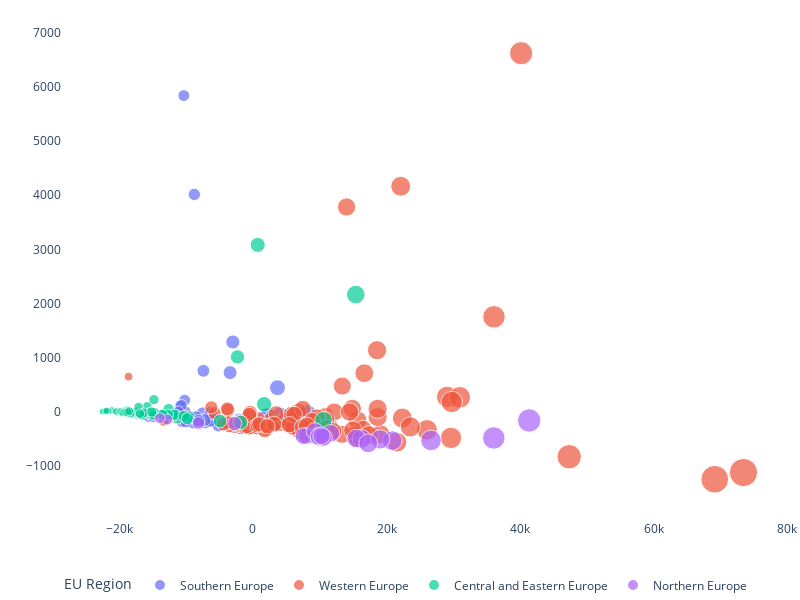

Notebook code cell kept with this figure:
### Code cell
cols_num = ['GDP per Capita', 'Unemployment %',
            'Life Expectancy', 'Doctors per 100000',
            'Fatal Road Accidents per Million',
            'Tertiary Educational Attainment %',
            'Population Density', 'People at Risk of Poverty %',
            'Regular Internet Users %']

pca = PCA(n_components = 2)
components = pca.fit_transform(df[cols_num])
total_var = pca.explained_variance_ratio_.sum() * 100

df_ = df.join(pd.DataFrame(components, index = df.index))
df_.reset_index(inplace = True)

fig = px.scatter(df_, x=0, y=1, color=df_['EU Region'],
                 width = 800, height = 600, size = 'GDP per Capita',
                 hover_data = ['region_name', 'GDP per Capita'])

fig.update_layout(  margin={"r":1,"t":15,"l":1,"b":1},
                    plot_bgcolor = '#FFFFFF',
                    legend = dict(orientation = 'h', yanchor = 'top'),
                    yaxis_title='', xaxis_title='',
                    title = "")

hovertemplate = '%{customdata[0]}' 
fig.update_traces(hovertemplate=hovertemplate)
                
fig.show()

### Figure 1 — Plotly figure (JSON) as saved in the notebook; plotly's stock layout.template omitted (floating-point values rounded to 4 significant figures; data arrays with more than 128 entries replaced by an {"elided": "..."} marker saying what was removed)
{"data": [{"customdata": [["Abruzzo", 24000], ["Alentejo", 17700], ["Algarve", 19900], ["Andalucía", 17700], ["Aragón", 26500], ["Aνατολική Μακεδονία, Θράκη (Anatoliki Makedonia, Thraki)", 10900], ["Aττική (Attiki)", 20900], ["Basilicata", 21200], ["Calabria", 16500], ["Campania", 18100], ["Canarias", 17400], ["Cantabria", 22100], ["Castilla y León", 23200], ["Castilla-La Mancha", 19400], ["Cataluña", 27800], ["Centro (PT)", 17300], ["Ciudad de Ceuta", 19500], ["Ciudad de Melilla", 17900], ["Comunidad Foral de Navarra", 29300], ["Comunidad de Madrid", 32000], ["Comunitat Valenciana ", 20800], ["Emilia-Romagna", 33600], ["Extremadura", 18300], ["Friuli-Venezia Giulia", 30600], ["Galicia", 21900], ["Illes Balears", 22000], ["La Rioja", 25700], ["Lazio", 32400], ["Liguria", 30300], ["Lombardia", 36500], ["Malta", 25300], ["Marche", 26300], ["Molise", 20500], ["Norte", 16900], ["País Vasco", 30400], ["Piemonte", 29400], ["Principado de Asturias", 21100], ["Provincia Autonoma di Bolzano/Bozen", 44400], ["Provincia Autonoma di Trento", 36900], ["Puglia", 18200], ["Região Autónoma da Madeira", 17600], ["Região Autónoma dos Açores", 17100], ["Región de Murcia", 19800], ["Sardegna", 20200], ["Sicilia", 17200], ["Toscana", 30100], ["Umbria", 24700], ["Valle d’Aosta/Vallée d’Aoste", 36300], ["Veneto", 31200], ["Área Metropolitana de Lisboa", 24900], ["Ήπειρος (Ipeiros)", 11200], ["Βόρειο Αιγαίο (Voreio Aigaio)", 10100], ["Δυτική Ελλάδα (Dytiki Ellada)", 11400], ["Δυτική Μακεδονία (Dytiki Makedonia)", 12600], ["Θεσσαλία (Thessalia)", 12200], ["Ιόνια Νησιά (Ionia Nisia)", 13800], ["Κεντρική Μακεδονία (Kentriki Makedonia)", 12100], ["Κρήτη (Kriti)", 12800], ["Κύπρος (Kypros)", 24200], ["Νότιο Αιγαίο (Notio Aigaio)", 15600], ["Πελοπόννησος (Peloponnisos)", 13400], ["Στερεά Ελλάδα (Sterea Ellada)", 15100]], "hovertemplate": "%{customdata[0]}", "legendgroup": "Southern Europe", "marker": {"color": "#636efa", "size": [24000, 17700, 19900, 17700, 26500, 10900, 20900, 21200, 16500, 18100, 17400, 22100, 23200, 19400, 27800, 17300, 19500, 17900, 29300, 32000, 20800, 33600, 18300, 30600, 21900, 22000, 25700, 32400, 30300, 36500, 25300, 26300, 20500, 16900, 30400, 29400, 21100, 44400, 36900, 18200, 17600, 17100, 19800, 20200, 17200, 30100, 24700, 36300, 31200, 24900, 11200, 10100, 11400, 12600, 12200, 13800, 12100, 12800, 24200, 15600, 13400, 15100], "sizemode": "area", "sizeref": 254.5, "symbol": "circle"}, "mode": "markers", "name": "Southern Europe", "orientation": "v", "showlegend": true, "type": "scatter", "x": [-4336.0, -10640.0, -8436.0, -10640.0, -1837.0, -17440.0, -7423.0, -7136.0, -11830.0, -10230.0, -10930.0, -6236.0, -5137.0, -8937.0, -534.3, -11040.0, -8778.0, -10350.0, 963.2, 3674.0, -7534.0, 5264.0, -10040.0, 2264.0, -6436.0, -6334.0, -2637.0, 4067.0, 1966.0, 8167.0, -3015.0, -2035.0, -7836.0, -11430.0, 2066.0, 1064.0, -7236.0, 16060.0, 8562.0, -10130.0, -10730.0, -11240.0, -8535.0, -8136.0, -11130.0, 1764.0, -3636.0, 7962.0, 2866.0, -3423.0, -17140.0, -18240.0, -16940.0, -15740.0, -16140.0, -14540.0, -16230.0, -15530.0, -4136.0, -12740.0, -14940.0, -13240.0], "xaxis": "x", "y": [-165.8, -181.5, -141.5, -103.9, -290.6, -59.69, 756.8, -194.8, -57.73, 215.8, 102.9, -146.6, -248.6, -202.3, -98.82, -112.3, 4013.0, 5838.0, -292.7, 445.4, -27.32, -217.6, -185.9, -218.8, -163.8, -19.91, -250.3, -58.27, -88.28, -25.73, 1290.0, -158.2, -170.6, -15.49, -66.56, -191.0, -150.8, -500.2, -380.2, -1.169, 120.3, -88.64, -95.14, -163.9, 0.02299, -207.7, -189.8, -419.9, -107.2, 724.2, -64.51, -38.92, -51.03, -103.0, -68.42, -52.72, -14.35, -48.75, -193.7, -106.6, -104.6, -131.7], "yaxis": "y"}, {"customdata": {"elided": "101x2 mixed values"}, "hovertemplate": "%{customdata[0]}", "legendgroup": "Western Europe", "marker": {"color": "#EF553B", "size": [31000, 29600, 35100, 27000, 26400, 42300, 27900, 29700, 47400, 46900, 29400, 30200, 27800, 27800, 29100, 25500, 50700, 38300, 31500, 31800, 41700, 75700, 34300, 25500, 38100, 32300, 39200, 34400, 39700, 22600, 15000, 64400, 39300, 27600, 57400, 44000, 36300, 33700, 36900, 43200, 22100, 25600, 33300, 40500, 24800, 24300, 101800, 28600, 24600, 9700, 28900, 30400, 44800, 34100, 38900, 35300, 47000, 59300, 27900, 30100, 58000, 38300, 41700, 43700, 39300, 30100, 24700, 27400, 47000, 54400, 24500, 31800, 27800, 23900, 26400, 35800, 42800, 37900, 31500, 37200, 34300, 68400, 34500, 29000, 49900, 33800, 39300, 97500, 39000, 51900, 29300, 44100, 30500, 43300, 40300, 58100, 45700, 35800, 50400, 36400, 45000], "sizemode": "area", "sizeref": 254.5, "symbol": "circle"}, "mode": "markers", "name": "Western Europe", "orientation": "v", "showlegend": true, "type": "scatter", "x": [2665.0, 1263.0, 6768.0, -1337.0, -1937.0, 14020.0, -437.3, 1363.0, 19060.0, 18580.0, 1064.0, 1863.0, -537.1, -537.3, 765.1, -2837.0, 22370.0, 9966.0, 3164.0, 3465.0, 13370.0, 47360.0, 5965.0, -2837.0, 9765.0, 3964.0, 10870.0, 6064.0, 11360.0, -5734.0, -13340.0, 36090.0, 10960.0, -735.9, 29070.0, 15670.0, 7963.0, 5364.0, 8562.0, 14870.0, -6233.0, -2736.0, 4965.0, 12170.0, -3537.0, -4036.0, 73460.0, 263.7, -3733.0, -18630.0, 563.1, 2063.0, 16460.0, 5767.0, 10560.0, 6963.0, 18670.0, 30970.0, -433.4, 1762.0, 29660.0, 9963.0, 13360.0, 15360.0, 10970.0, 1763.0, -3636.0, -937.0, 18670.0, 26060.0, -3833.0, 3467.0, -533.9, -4437.0, -1936.0, 7468.0, 14470.0, 9566.0, 3164.0, 8865.0, 5964.0, 40160.0, 6167.0, 663.6, 21560.0, 5464.0, 10960.0, 69160.0, 10660.0, 23570.0, 963.9, 15760.0, 2164.0, 14960.0, 11960.0, 29770.0, 17360.0, 7464.0, 22130.0, 8064.0, 16680.0], "xaxis": "x", "y": [-155.1, -282.4, 5.14, -279.6, -241.6, 3781.0, -293.9, -279.4, -415.2, 1137.0, -242.4, -294.4, -279.6, -292.5, -138.0, -272.2, -115.2, -168.2, -210.6, -193.0, 475.0, -829.4, -147.1, -239.0, -238.8, -217.2, -83.13, -238.9, -251.7, -26.13, -166.5, 1753.0, -257.7, -190.6, 276.5, -154.2, -313.0, -237.8, -403.1, 61.35, 81.98, -206.5, -150.6, 0.06551, -257.9, -196.5, -1120.0, -239.7, 29.03, 649.2, -284.7, -310.3, -328.4, -48.32, -370.0, -352.4, -95.78, 268.1, -16.95, -336.9, -481.1, -336.6, -415.9, -432.2, -159.1, -257.4, -202.9, -268.2, 55.36, -333.9, 54.87, -33.19, -52.06, -227.8, -186.8, 57.5, -2.654, -104.0, -228.8, -168.2, -281.0, 6620.0, -49.7, -247.8, -560.4, -237.6, -305.1, -1245.0, -414.0, -278.8, -228.1, -498.3, -267.5, -339.0, -358.0, 181.8, -430.1, -283.4, 4163.0, -254.9, 712.5], "yaxis": "y"}, {"customdata": [["Bratislavský kraj", 38900], ["Bucureşti-Ilfov", 26000], ["Budapest", 29000], ["Centru", 10600], ["Dolnośląskie", 15100], ["Dél-Alföld", 10300], ["Dél-Dunántúl", 9700], ["Grad Zagreb", 23400], ["Jadranska Hrvatska", 11500], ["Jihovýchod", 18700], ["Jihozápad", 17000], ["Kujawsko-pomorskie", 11100], ["Közép-Dunántúl", 12700], ["Lubelskie", 9300], ["Lubuskie", 11100], ["Mazowiecki regionalny", 11600], ["Małopolskie", 12500], ["Moravskoslezsko", 15700], ["Nord-Est", 7200], ["Nord-Vest", 10600], ["Nyugat-Dunántúl", 13300], ["Opolskie", 10700], ["Panonska Hrvatska", 7900], ["Pest", 11200], ["Podkarpackie", 9400], ["Podlaskie", 10000], ["Pomorskie", 13000], ["Praha", 43700], ["Severovýchod", 16800], ["Severozápad", 13600], ["Sjeverna Hrvatska", 10000], ["Stredné Slovensko", 13400], ["Střední Morava", 16500], ["Střední Čechy", 18000], ["Sud-Est", 9100], ["Sud-Muntenia", 8600], ["Sud-Vest Oltenia", 8900], ["Vest", 11700], ["Vzhodna Slovenija", 18500], ["Východné Slovensko", 12000], ["Warmińsko-mazurskie", 9600], ["Warszawski stołeczny", 30000], ["Wielkopolskie", 14900], ["Zachodniopomorskie", 11400], ["Zahodna Slovenija", 26500], ["Západné Slovensko", 15600], ["Észak-Alföld", 9200], ["Észak-Magyarország", 9500], ["Łódzkie", 13200], ["Śląskie", 13500], ["Świętokrzyskie", 9800], ["Северен централен (Severen tsentralen)", 6000], ["Северозападен (Severozapaden)", 5800], ["Североизточен (Severoiztochen)", 6700], ["Югозападен (Yugozapaden)", 14800], ["Югоизточен (Yugoiztochen)", 6200], ["Южен централен (Yuzhen tsentralen)", 6400]], "hovertemplate": "%{customdata[0]}", "legendgroup": "Central and Eastern Europe", "marker": {"color": "#00cc96", "size": [38900, 26000, 29000, 10600, 15100, 10300, 9700, 23400, 11500, 18700, 17000, 11100, 12700, 9300, 11100, 11600, 12500, 15700, 7200, 10600, 13300, 10700, 7900, 11200, 9400, 10000, 13000, 43700, 16800, 13600, 10000, 13400, 16500, 18000, 9100, 8600, 8900, 11700, 18500, 12000, 9600, 30000, 14900, 11400, 26500, 15600, 9200, 9500, 13200, 13500, 9800, 6000, 5800, 6700, 14800, 6200, 6400], "sizemode": "area", "sizeref": 254.5, "symbol": "circle"}, "mode": "markers", "name": "Central and Eastern Europe", "orientation": "v", "showlegend": true, "type": "scatter", "x": [10570.0, -2319.0, 709.7, -17740.0, -13230.0, -18040.0, -18640.0, -4936.0, -16840.0, -9635.0, -11340.0, -17230.0, -15640.0, -19040.0, -17240.0, -16740.0, -15830.0, -12630.0, -21130.0, -17740.0, -15040.0, -17630.0, -20440.0, -17130.0, -18930.0, -18340.0, -15330.0, 15400.0, -11540.0, -14730.0, -18340.0, -14940.0, -11830.0, -10340.0, -19240.0, -19740.0, -19440.0, -16640.0, -9836.0, -16330.0, -18740.0, 1669.0, -13440.0, -16940.0, -1836.0, -12740.0, -19130.0, -18840.0, -15130.0, -14830.0, -18530.0, -22340.0, -22540.0, -21630.0, -13540.0, -22140.0, -21930.0], "xaxis": "x", "y": [-156.1, 1013.0, 3081.0, -37.14, -22.71, -31.59, -27.65, -169.9, -61.44, -89.33, -119.9, 9.26, -37.92, -4.343, -34.98, -35.32, 97.74, 52.46, 26.78, -29.83, -55.19, -1.106, 5.143, 89.35, 28.11, -39.47, -6.119, 2164.0, -66.17, -14.85, -27.9, -60.83, -51.39, -81.04, -17.33, 2.623, -15.29, -61.46, -126.9, -19.52, -31.38, 140.8, -46.05, -35.7, -195.8, -52.89, -2.474, -8.342, -3.825, 225.1, 10.83, 11.85, 4.501, 15.09, -55.09, 8.739, 19.55], "yaxis": "y"}, {"customdata": [["Eesti", 20200], ["Etelä-Suomi", 37900], ["Helsinki-Uusimaa", 55000], ["Hovedstaden", 69700], ["Latvija", 15500], ["Länsi-Suomi", 37900], ["Mellersta Norrland", 38600], ["Midtjylland", 49200], ["Nordjylland", 44600], ["Norra Mellansverige", 36400], ["Pohjois- ja Itä-Suomi", 35900], ["Sjælland", 37600], ["Småland med öarna", 38200], ["Sostinės regionas", 25600], ["Stockholm", 64400], ["Syddanmark", 47400], ["Sydsverige", 40000], ["Vidurio ir vakarų Lietuvos regionas ", 14400], ["Västsverige", 43800], ["Åland", 38900], ["Östra Mellansverige", 38600], ["Övre Norrland", 45600]], "hovertemplate": "%{customdata[0]}", "legendgroup": "Northern Europe", "marker": {"color": "#ab63fa", "size": [20200, 37900, 55000, 69700, 15500, 37900, 38600, 49200, 44600, 36400, 35900, 37600, 38200, 25600, 64400, 47400, 40000, 14400, 43800, 38900, 38600, 45600], "sizemode": "area", "sizeref": 254.5, "symbol": "circle"}, "mode": "markers", "name": "Northern Europe", "orientation": "v", "showlegend": true, "type": "scatter", "x": [-8137.0, 9562.0, 26660.0, 41370.0, -12840.0, 9562.0, 10260.0, 20860.0, 16260.0, 8062.0, 7561.0, 9263.0, 9862.0, -2736.0, 36060.0, 19060.0, 11660.0, -13940.0, 15460.0, 10560.0, 10260.0, 17260.0], "xaxis": "x", "y": [-206.3, -444.2, -527.3, -160.1, -142.6, -457.1, -484.7, -531.9, -497.7, -446.8, -448.2, -358.5, -458.1, -216.7, -482.2, -508.8, -397.3, -117.5, -490.3, -471.4, -442.8, -580.5], "yaxis": "y"}], "layout": {"height": 600, "legend": {"itemsizing": "constant", "orientation": "h", "title": {"text": "EU Region"}, "tracegroupgap": 0, "yanchor": "top"}, "margin": {"b": 1, "l": 1, "r": 1, "t": 15}, "plot_bgcolor": "#FFFFFF", "title": {"text": ""}, "width": 800, "xaxis": {"anchor": "y", "autorange": true, "domain": [0, 1], "range": [-28600.0, 81340.0], "title": {"text": ""}, "type": "linear"}, "yaxis": {"anchor": "x", "autorange": true, "domain": [0, 1], "range": [-1997.0, 7325.0], "title": {"text": ""}, "type": "linear"}}}
